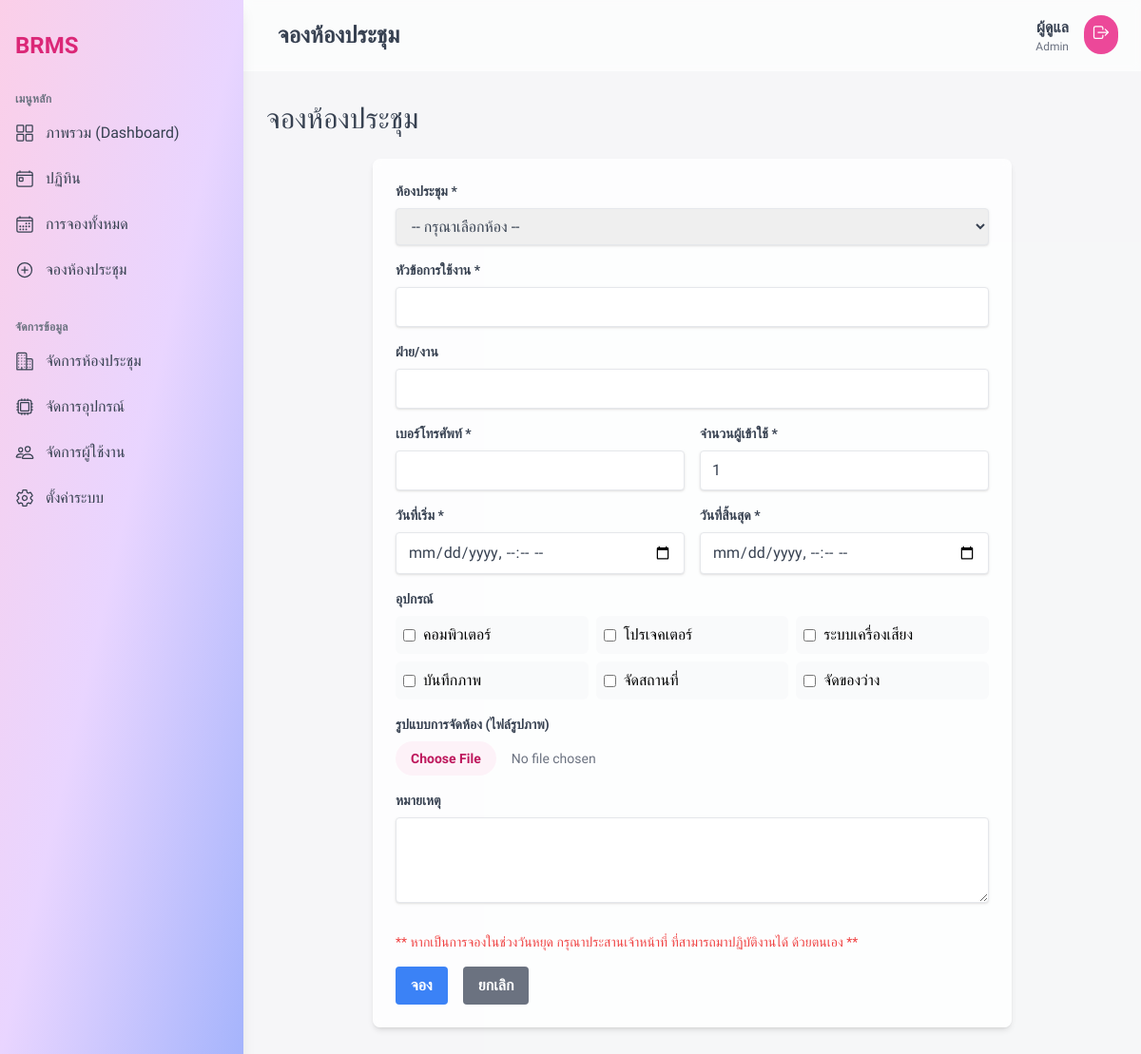
The app's page /bookingcontroller/create (signed in) with its own data.
### tables this page shows
CREATE TABLE `equipments` (
  `id` int NOT NULL,
  `name` varchar(255) NOT NULL,
  `description` text,
  `created_at` timestamp NOT NULL DEFAULT CURRENT_TIMESTAMP,
  `updated_at` timestamp NOT NULL DEFAULT CURRENT_TIMESTAMP ON UPDATE CURRENT_TIMESTAMP
);

### app/core/App.php (called while the page is built, shortened)
<?php
class App {
    protected $currentMethod = 'index';
    public function __construct(){
        $url = $this->getUrl();
        if(isset($url[0]) && file_exists(APPROOT . '/controllers/' . ucwords($url[0]) . '.php')){
            unset($url[0]);
        }
        $this->currentController = new $this->currentController;
        if(isset($url[1])){
            if(method_exists($this->currentController, $url[1])){
                $this->currentMethod = $url[1];
                unset($url[1]);
            }
        }
        $this->params = $url ? array_values($url) : [];
        call_user_func_array([$this->currentController, $this->currentMethod], $this->params);
    }
    public function getUrl(){
        if(isset($_GET['url'])){
            $url = rtrim($_GET['url'], '/');
            $url = filter_var($url, FILTER_SANITIZE_URL);
            $url = explode('/', $url);
            return $url;
        }
    }
}

### public/index.php (called while the page is built, shortened)
<?php
$init = new App;

### app/core/Database.php (called while the page is built, shortened)
<?php
class Database {
    private $host = DB_HOST;
    private $user = DB_USER;
    private $pass = DB_PASS;
    private $dbname = DB_NAME;
    private $dbh;
    private $stmt;
    public function __construct(){
        $dsn = 'mysql:host=' . $this->host . ';dbname=' . $this->dbname . ';charset=utf8mb4';
        $options = array(
            PDO::ATTR_PERSISTENT => true,
            PDO::ATTR_ERRMODE => PDO::ERRMODE_EXCEPTION,
            PDO::ATTR_DEFAULT_FETCH_MODE => PDO::FETCH_OBJ
        );
        try{
            $this->dbh = new PDO($dsn, $this->user, $this->pass, $options);
        } catch(PDOException $e){
            $this->error = $e->getMessage();
            echo $this->error;
        }
    }
    public function query($sql){
        $this->stmt = $this->dbh->prepare($sql);
    }
    public function execute(){
        return $this->stmt->execute();
    }
    public function resultSet(){
        $this->execute();
        return $this->stmt->fetchAll();
    }
}

### app/models/Equipment.php (called while the page is built, shortened)
<?php
class Equipment {
    private $db;
    public function __construct(){
        $this->db = new Database;
    }
    public function getEquipments(){
        $this->db->query('SELECT * FROM equipments ORDER BY created_at ASC');
        return $this->db->resultSet();
    }
}

### app/models/Room.php (called while the page is built, shortened)
<?php
class Room {
    private $db;
    public function __construct(){
        $this->db = new Database;
    }
    public function getRooms(){
        $this->db->query('SELECT * FROM rooms ORDER BY id ASC');
        return $this->db->resultSet();
    }
}

### app/views/bookings/create.php (the view, shortened to what this page needs)
<?php require APPROOT . '/views/templates/layout_admin/header.php'; ?>
<h3 class="text-gray-700 text-3xl font-medium mb-6"><?php echo $data['title']; ?></h3>
<div class="bg-white/80 backdrop-blur-sm rounded-lg shadow-md p-6 max-w-2xl mx-auto">
    <form action="<?php echo URLROOT; ?>/bookingcontroller/create" method="POST" enctype="multipart/form-data">
        <div class="mb-4">
            <label class="block text-gray-700 text-sm font-bold mb-2" for="room_id">ห้องประชุม *</label>
            <select name="room_id" id="room_id" class="shadow border rounded w-full py-2 px-3 text-gray-700">
                <option value="">-- กรุณาเลือกห้อง --</option>
            </select>
        </div>
        <div class="mb-4">
            <label class="block text-gray-700 text-sm font-bold mb-2" for="subject">หัวข้อการใช้งาน *</label>
            <input class="shadow appearance-none border rounded w-full py-2 px-3 text-gray-700" id="subject" name="subject" type="text" value="<?php echo $data['subject'] ?? ''; ?>">
        </div>
        <div class="mb-4">
            <label class="block text-gray-700 text-sm font-bold mb-2" for="department">ฝ่าย/งาน</label>
            <input class="shadow appearance-none border rounded w-full py-2 px-3 text-gray-700" id="department" name="department" type="text" value="<?php echo $data['department'] ?? ''; ?>">
        </div>
        <div class="grid grid-cols-1 md:grid-cols-2 gap-4 mb-4">
            <div>
                <label class="block text-gray-700 text-sm font-bold mb-2" for="phone">เบอร์โทรศัพท์ *</label>
                <input class="shadow appearance-none border rounded w-full py-2 px-3 text-gray-700" id="phone" name="phone" type="text" value="<?php echo $data['phone'] ?? ''; ?>">
            </div>
             <div>
                <label class="block text-gray-700 text-sm font-bold mb-2" for="attendees">จำนวนผู้เข้าใช้ *</label>
                <input class="shadow appearance-none border rounded w-full py-2 px-3 text-gray-700" id="attendees" name="attendees" type="number" value="<?php echo $data['attendees'] ?? '1'; ?>">
            </div>
        </div>
        <div class="grid grid-cols-1 md:grid-cols-2 gap-4 mb-4">
            <div>
                <label class="block text-gray-700 text-sm font-bold mb-2" for="start_time">วันที่เริ่ม *</label>
                <input class="shadow appearance-none border rounded w-full py-2 px-3 text-gray-700" id="start_time" name="start_time" type="datetime-local" value="<?php echo $data['start_time'] ?? ''; ?>">
            </div>
            <div>
                <label class="block text-gray-700 text-sm font-bold mb-2" for="end_time">วันที่สิ้นสุด *</label>
                <input class="shadow appearance-none border rounded w-full py-2 px-3 text-gray-700" id="end_time" name="end_time" type="datetime-local" value="<?php echo $data['end_time'] ?? ''; ?>">
            </div>
        </div>
        <div class="mb-4">
            <label class="block text-gray-700 text-sm font-bold mb-2">อุปกรณ์</label>
            <div class="grid grid-cols-2 md:grid-cols-3 gap-2">
                <?php foreach($data['all_equipments'] as $equipment): ?>
                    <label class="flex items-center space-x-2 p-2 bg-gray-50 rounded-md">
                        <input type="checkbox" name="equipments[]" value="<?php echo $equipment->id; ?>" class="rounded text-pink-500 focus:ring-pink-400">
                        <span><?php echo $equipment->name; ?></span>
                    </label>
                <?php endforeach; ?>
            </div>
        </div>
        <div class="mb-4">
             <label class="block text-gray-700 text-sm font-bold mb-2" for="room_layout_image">รูปแบบการจัดห้อง (ไฟล์รูปภาพ)</label>
             <input type="file" name="room_layout_image" id="room_layout_image" class="block w-full text-sm text-gray-500 file:mr-4 file:py-2 file:px-4 file:rounded-full file:border-0 file:text-sm file:font-semibold file:bg-pink-50 file:text-pink-700 hover:file:bg-pink-100">
        </div>
        <div class="mb-6">
            <label class="block text-gray-700 text-sm font-bold mb-2" for="note">หมายเหตุ</label>
            <textarea class="shadow appearance-none border rounded w-full py-2 px-3 text-gray-700" id="note" name="note" rows="3"><?php echo $data['note'] ?? ''; ?></textarea>
        </div>
        <p class="text-red-500 text-sm mb-4">** หากเป็นการจองในช่วงวันหยุด กรุณาประสานเจ้าหน้าที่ ที่สามารถมาปฏิบัติงานได้ ด้วยตนเอง **</p>
        <div class="flex items-center justify-start">
            <button class="bg-blue-500 hover:bg-blue-700 text-white font-bold py-2 px-4 rounded focus:outline-none focus:shadow-outline" type="submit">
                จอง
            </button>
            <a href="<?php echo URLROOT; ?>/bookingcontroller" class="bg-gray-500 hover:bg-gray-700 text-white font-bold py-2 px-4 rounded focus:outline-none focus:shadow-outline ml-4">
                ยกเลิก
            </a>
        </div>
    </form>
</div>
<?php require APPROOT . '/views/templates/layout_admin/footer.php'; ?>

### app/views/templates/layout_admin/header.php (style rules this page uses)
body { font-family: 'Prompt', sans-serif; }

### records on screen
equipments: name "คอมพิวเตอร์"
equipments: name "โปรเจคเตอร์"
equipments: name "ระบบเครื่องเสียง"
equipments: name "บันทึกภาพ"
equipments: name "จัดสถานที่"
equipments: name "จัดของว่าง"

### other values on screen
$data['title'] "จองห้องประชุม"
$_SESSION['user_first_name'] "ผู้ดูแล"
$_SESSION['user_role'] "Admin"
